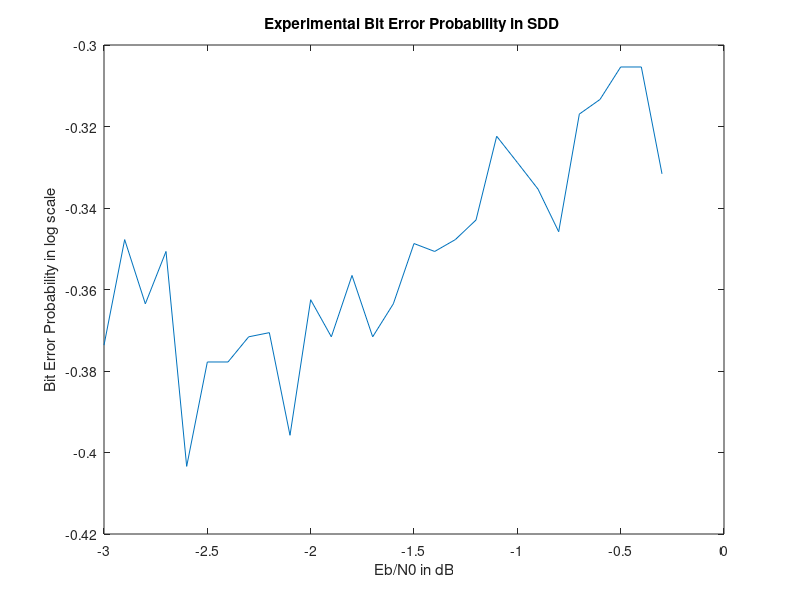

MATLAB code to generate this figure:
u = 1;

actual = zeros(10,1);
actualuncoded = zeros(10,1);
theory = zeros(10,1);
pvalue = zeros(10,1);
snrvalue = zeros(10,1);

theorySNR = zeros(10,1);


for p = -0.3:-.1:-3
   
 SNR = 10;

  pvalue(u) = p;  
  snrvalue(u) = SNR;
 %Encoder part

h = 1000; %length of the input

m = randi([0 1],h,1);
m(h) = 0;
m(h-1) = 0;
c = zeros(h,3);

%uncoded transmisson
nuncoded = randn(h,1);

Esuncoded = sum((m(:,1).^2)) ;
Esuncoded = Esuncoded/(h);
 
nuncoded = nuncoded.*sqrt(Esuncoded/SNR);

yuncoded = m + nuncoded;

for i = 1:h
        if yuncoded(i,1) >= .5
            yuncoded(i,1 ) = 1;
        else
            yuncoded(i,1 ) = 0;
        end

end

actualuncoded(u) = sum(abs(m-yuncoded));


%%%%%%%%%%%%%%%%%%%%

state = zeros(1,3);

for i = 1:length(m)
   
    state(3) = state(2);
    state(2) = state(1);
    state(1) = m(i);
    
    c(i,1) = state(3);
    c(i,2) = state(1) + state(3);
    c(i,3) = sum(state);
end

c = rem(c,2);

p = 10^p;

cbsc = bsc(c,p); % Binary symmetric channel( this part used in question 2)
%cbsc = c;

%cbsc = 2*cbsc - 1;

%AWGN channel addition ( this part used in question 3)

n = randn(h,3);

Es = sum((cbsc(:,1).^2)) + sum((cbsc(:,2).^2)) + sum((cbsc(:,3).^2));
Es = Es/(3*h);

  
n = n.*sqrt(Es/SNR);

y = cbsc + n;

%y = awgn(cbsc,3*SNR,'measured');

%y = awgn(cbsc,10,'measured');
%%%%%%%%%%ENCODER is completed%%%%%%%%%%%%%%%%%%%%%%%%%%

%DECODER PART

crcvd = zeros(h,3);

for i = 1:h
    if cbsc(i,1) >= .5
        crcvd(i,1 ) = 1;
    end

    if cbsc(i,2) >= .5
        crcvd(i,2 ) = 1;
    end
    if cbsc(i,3) >= .5
        crcvd(i,3 ) = 1;
    end
end

%for BPSK in SDD only
%crcvd = 2*crcvd - 1;

%quantization
%two bit
% for i = 1:h
%     
%     if y(i,1) >= .5
%         y(i,1 ) = .75;
%     elseif y(i,1) >= 0
%         y(i,1 ) = .25;
%      elseif y(i,1) >= -0.5
%         y(i,1 ) = -0.25;
%     else
%         y(i,1 ) = -0.75;
%     end
% 
%     if y(i,2) >= .5
%         y(i,2 ) = .75;
%     elseif y(i,2) >= 0
%         y(i,2 ) = .25;
%      elseif y(i,2) >= -0.5
%         y(i,2 ) = -0.25;
%     else
%         y(i,2 ) = -0.75;
%     end
%     
%      if y(i,3) >= .5
%         y(i,3 ) = .75;
%     elseif y(i,3) >= 0
%         y(i,3 ) = .25;
%      elseif y(i,3) >= -0.5
%         y(i,3 ) = -0.25;
%     else
%         y(i,3 ) = -0.75;
%     end
%     
% end
%traceback in the trellis diagram

%three bit
% for i = 1:h
%     
%     if y(i,1) >= .75
%         y(i,1 ) = .875;
%     elseif y(i,1) >= 0.5
%         y(i,1 ) = 0.625;
%      elseif y(i,1) >= 0.25
%         y(i,1 ) = 0.375;
%      elseif y(i,1) >= 0
%         y(i,1 ) = 0.125;
%      elseif y(i,1) >= -0.25
%         y(i,1 ) = -0.125;
%      elseif y(i,1) >= -0.5
%         y(i,1 ) = -0.375;
%      elseif y(i,1) >= -0.75
%         y(i,1 ) = -0.625;
%     else
%         y(i,1 ) = -0.875;
%     end
%     
%     
%     if y(i,2) >= .75
%         y(i,2 ) = .875;
%     elseif y(i,2) >= 0.5
%         y(i,2 ) = 0.625;
%      elseif y(i,2) >= 0.25
%         y(i,2 ) = 0.375;
%      elseif y(i,2) >= 0
%         y(i,2 ) = 0.125;
%      elseif y(i,2) >= -0.25
%         y(i,2 ) = -0.125;
%      elseif y(i,2) >= -0.5
%         y(i,2 ) = -0.375;
%      elseif y(i,2) >= -0.75
%         y(i,2 ) = -0.625;
%     else
%         y(i,2 ) = -0.875;
%     end
%     
%     
%     if y(i,3) >= .75
%         y(i,3 ) = .875;
%     elseif y(i,3) >= 0.5
%         y(i,3 ) = 0.625;
%      elseif y(i,3) >= 0.25
%         y(i,3 ) = 0.375;
%      elseif y(i,3) >= 0
%         y(i,3 ) = 0.125;
%      elseif y(i,3) >= -0.25
%         y(i,3 ) = -0.125;
%      elseif y(i,3) >= -0.5
%         y(i,3 ) = -0.375;
%      elseif y(i,3) >= -0.75
%         y(i,3 ) = -0.625;
%     else
%         y(i,3 ) = -0.875;
%     end
% 
%     
% end



mintrace = zeros(1,1);
laststate = 0;

for t = 1:h/5
    
    trace = zeros( 6, 32);
    trace(1,1) = laststate;
    distance = zeros(1,32);
    distance = distance - 1;
    curstate = zeros(1,3);

    %crcvdmo = crcvd(5*t-4:5*t,:);
    crcvdmo = cbsc(5*t-4:5*t,:);
    
for k = 1:5
   
    for i = 1:2^(k-1)
        
    if trace(k, i) == 0
        
        %copy 
      trace(1:k, 2^(k-1)+i) = trace(1:k,i);
      distance(2^(k-1)+i) = distance(i);
      
      trace(k+1, i) = 0;
      
      %distance
      if distance(i) == -1
          distance(i) = 0;
      end
      curstate = [0 0 0];
      %distance(i) = distance(i) + sum(abs(crcvdmo(k,1:3)-curstate));
      distance(i) = distance(i) + sum((crcvdmo(k,1:3).*curstate));
      
      
      
      trace(k+1, 2^(k-1)+i) = 2;
      
      %distance
      if distance(i) == -1
          distance(i) = 0;
      end
      curstate = [1 0 0];
      %distance(2^(k-1)+i) = distance(2^(k-1)+i) + sum(abs(crcvdmo(k,1:3)-curstate));
     distance(2^(k-1)+i) = distance(2^(k-1)+i) + sum((crcvdmo(k,1:3).*curstate));
      
    elseif trace(k, i)== 1
        
         %copy 
         trace(1:k, 2^(k-1)+i) = trace(1:k,i);
         distance(2^(k-1)+i) = distance(i);
         
         trace(k+1, i) = 0;
         
         %distance
         if distance(i) == -1
          distance(i) = 0;
         end
        curstate = [0 1 1];
        %distance(i) = distance(i) + sum(abs(crcvdmo(k,1:3)-curstate));
        distance(i) = distance(i) + sum((crcvdmo(k,1:3).*curstate));
         
      
         trace(k+1, 2^(k-1)+i) = 2;
         
         %distance
         if distance(i) == -1
          distance(i) = 0;
          end
        curstate = [1 1 0];
        distance(2^(k-1)+i) = distance(2^(k-1)+i) + sum((crcvdmo(k,1:3).*curstate));
    
        
    elseif trace(k, i) == 2
        
        %copy 
          trace(1:k, 2^(k-1)+i) = trace(1:k,i);
          distance(2^(k-1)+i) = distance(i);
          
         trace(k+1, i) = 1;
         
         %distance
         if distance(i) == -1
          distance(i) = 0;
          end
         curstate = [1 1 0];
         distance(i) = distance(i) +  sum((crcvdmo(k,1:3).*curstate));
        
          
      
         trace(k+1, 2^(k-1)+i)  = 3;
         
         %distance
         if distance(i) == -1
          distance(i) = 0;
          end
         curstate = [0 1 1];
         distance(2^(k-1)+i) = distance(2^(k-1)+i) + sum((crcvdmo(k,1:3).*curstate));
    
     
    elseif trace(k, i) == 3
        
         %copy 
        trace(1:k, 2^(k-1)+i) = trace(1:k,i);
        distance(2^(k-1)+i) = distance(i);
        
         trace(k+1, i)= 1;
         
         %distance
         if distance(i) == -1
          distance(i) = 0;
         end
        curstate = [1 0 1];
        distance(i) = distance(i) + sum(abs(crcvdmo(k,1:3).*curstate));
        
         
      
        trace(k+1, 2^(k-1)+i)  = 3;
        
        %distance
        if distance(i) == -1
          distance(i) = 0;
        end
        curstate = [0 0 0];
        distance(2^(k-1)+i) = distance(2^(k-1)+i) + sum((crcvdmo(k,1:3).*curstate));
    
    end
           
    end
end

%[M,I] = min(distance);
[M,I] = max(distance);

mintrace = [mintrace;trace(2:6,I)];

laststate = trace(6,I);

end


received = zeros(h,1);

for i = 1:h
    
    if mintrace(i) == 0
        if mintrace(i+1) == 0
            received(i) = 0;
        elseif mintrace(i+1) == 2
            received(i) = 1;
        end
        
    elseif mintrace(i) == 1
        if mintrace(i+1) == 0
            received(i) = 0;
        elseif mintrace(i+1) == 2
            received(i) = 1;
        end
        
    elseif mintrace(i) == 2
        
        if mintrace(i+1) == 1
            received(i) = 0;
        elseif mintrace(i+1) == 3
            received(i) = 1;
        end
        
    elseif mintrace(i) == 3
        if mintrace(i+1) == 1
            received(i) = 0;
        elseif mintrace(i+1) == 3
            received(i) = 1;
        end
    end
end  


actual(u) = sum(abs(m-received));
theory(u) = 64*(p^3)*((1-p)^3)/(1-8*p*(1-p))^2;
theorySNR(u) = (exp(-2*SNR))/((1-2*exp(-2*SNR/3))^2);

u = u+1;
end

actual = actual/1000;

actual = log10(actual);

actualuncoded = actualuncoded/1000;

actualuncoded = log10(actualuncoded);

theory = log10(theory);

theorySNR = log10(theorySNR);



% figure(1);
% plot(pvalue, theory);
% title('Upper Bound for Bit Error Probability');
% xlabel('cross over probability p in dB');
% ylabel('Bit Error Probability in dB');

figure(1);
plot(pvalue, actual);
title('Experimental Bit Error Probability in SDD ');
xlabel('Eb/N0 in dB');
ylabel('Bit Error Probability in log scale');

% figure(2);hold on
% a1 = plot(pvalue, actual); M1 = 'SDD Result          ';
% a2 = plot(pvalue, actualuncoded); M2 = 'Uncoded Transmission';
% legend([a1,a2], [M1; M2]);
% title('Experimental Bit Error Probability');
% xlabel('Eb/N0 in dB');
% ylabel('Bit Error Probability in log scale');
% 
% figure(3);
% plot(pvalue, theorySNR);
% title('Upper Bound for Bit Error Probability for AWGN channel ');
% xlabel('Eb/N0 in dB');
% ylabel('Bit Error Probability in log scale');



